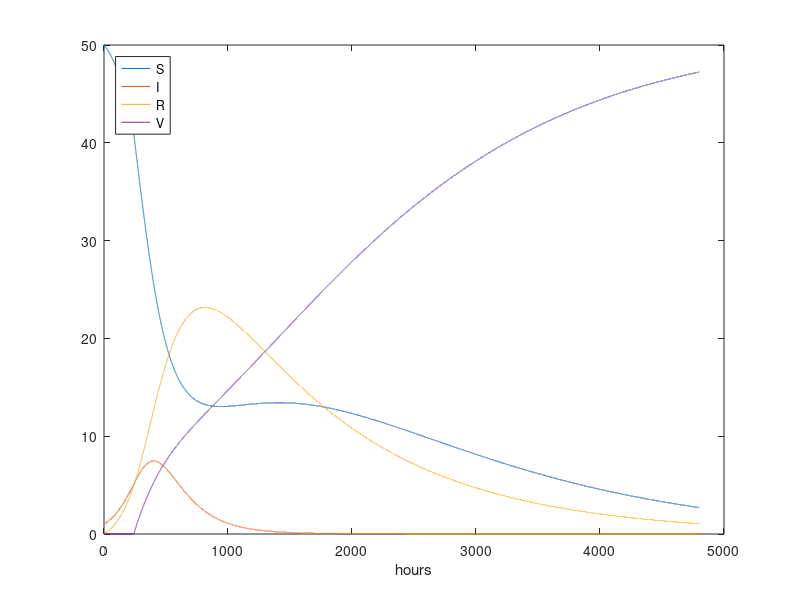

Here is the MATLAB script that generated this plot:
%olli-Petteri Lounatmaa
%0511110
% As SIRV1.py, but including time-dependent vaccination
clear all
close all
clc
% Time unit: 1 h
beta = 10/(40*8*24);
beta = beta/4;              % Reduce beta compared to SIR1.py
fprintf('beta: %g\n', beta);
gamma = 3/(15*24);
dt = 0.1;                   % 6 min
D = 200;                    % Simulate for D days
N_t = floor(D*24/dt);       % Corresponding no of hours
nu = 1/(24*50);             % Average loss of immunity: 50 days

t = linspace(0, N_t*dt, N_t+1);
S = zeros(N_t+1, 1);
I = zeros(N_t+1, 1);
R = zeros(N_t+1, 1);
V = zeros(N_t+1, 1);

% Vaccination campaign
p = zeros(N_t+1,1);
start_index = 10*24/dt +1, ; % 10 days = 6*24 h, div. by dt=0.1 gives intervals
stop_index = 200*24/dt +1, ; %200 days
p(start_index:stop_index) = 0.001;

% Initial condition
S(1) = 50;
I(1) = 1;
R(1) = 0;
V(1) = 0;

% Step equations forward in time
for n = 1:N_t
    S(n+1) = S(n) - dt*beta*S(n)*I(n) + dt*nu*R(n) - dt*p(n)*S(n);
    V(n+1) = V(n) + dt*p(n)*S(n);
    I(n+1) = I(n) + dt*beta*S(n)*I(n) - dt*gamma*I(n);
    R(n+1) = R(n) + dt*gamma*I(n) - dt*nu*R(n);
    loss = floor(V(n+1) + S(n+1) + R(n+1) + I(n+1)) - floor(V(1) + S(1) + R(1) + I(1));
    if loss > 0
        fprintf('loss: %d', loss);
    end
end

plot(t, S, t, I, t, R, t, V)
legend('S', 'I', 'R', 'V', 'Location', 'northwest');
xlabel('hours')